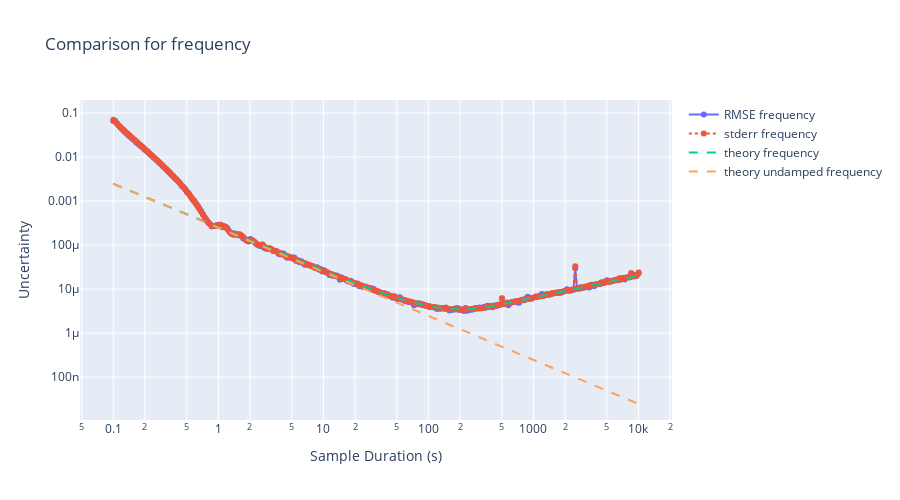
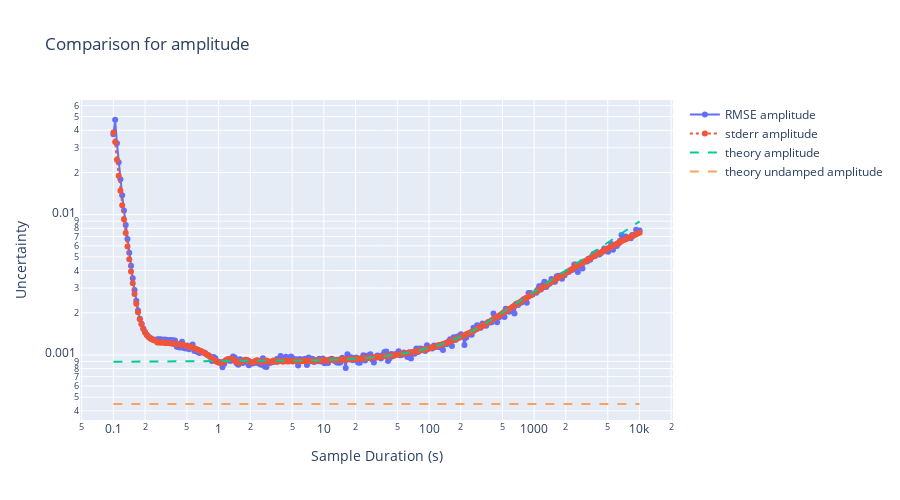
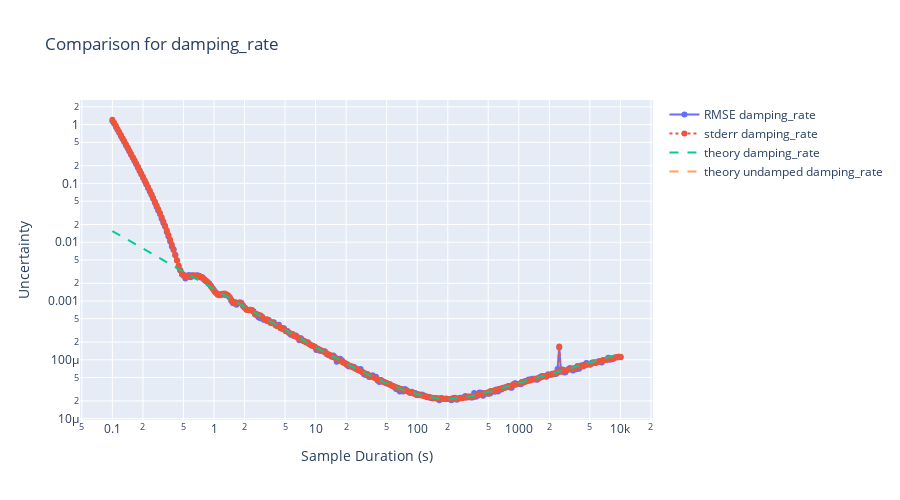
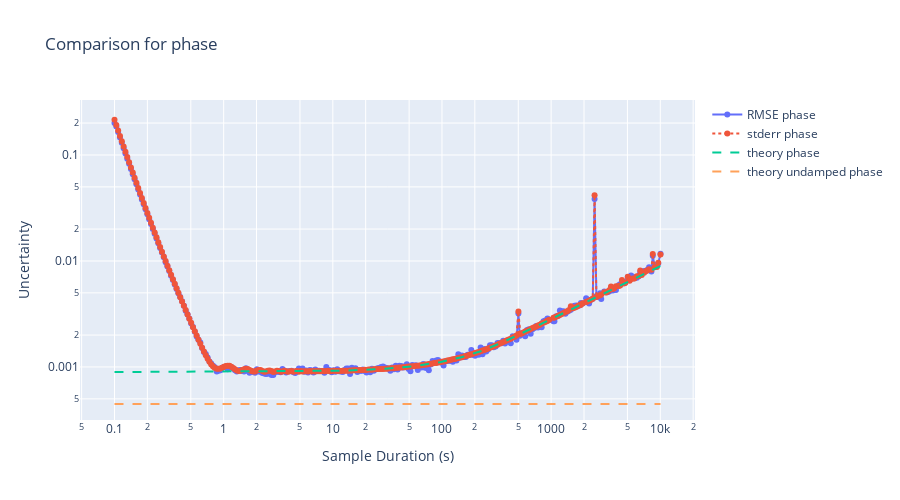

Notebook source saved alongside these figures, in order:
### Code cell
import fit_error_dampened_sine_wave.anal_fit_err as anal_fit_err
import importlib
import dataclasses

importlib.reload(anal_fit_err)

# Generate theoretical predictions
theory_undamped_curves = {
    "amplitude": [],
    "frequency": [],
    "phase": [],
    "damping_rate": [],
}

theory_curves = {"amplitude": [], "frequency": [], "phase": [], "damping_rate": []}

theory_short_time_curves = {
    "amplitude": [],
    "frequency": [],
    "phase": [],
    "damping_rate": [],
}

for this_duration in durations:
    est = anal_fit_err.analy_err_in_fit_damp_sine(
        amplitude=true_params["amplitude"],
        samp_num=num_points,
        samp_time=this_duration,
        sigma_obs=noise_scale,
        damp_rate=true_params["damping_rate"],
    )
    theory_curves["amplitude"].append(est.amplitude)
    theory_curves["frequency"].append(est.frequency)
    theory_curves["phase"].append(est.phase)
    theory_curves["damping_rate"].append(est.damping_rate)

    est = anal_fit_err.analy_err_in_fit_cw_sine(
        amplitude=true_params["amplitude"],
        samp_num=num_points,
        samp_time=this_duration,
        sigma_obs=noise_scale,
    )
    theory_undamped_curves["amplitude"].append(est.amplitude)
    theory_undamped_curves["frequency"].append(est.frequency)
    theory_undamped_curves["phase"].append(est.phase)
    theory_undamped_curves["damping_rate"].append(np.nan)


for key in true_params:
    fig = go.Figure()
    fig.add_trace(
        go.Scatter(
            x=durations, y=rmse_results[key], mode="lines+markers", name=f"RMSE {key}"
        )
    )
    fig.add_trace(
        go.Scatter(
            x=durations,
            y=stderr_results[key],
            mode="lines+markers",
            name=f"stderr {key}",
            line=dict(dash="dot"),
        )
    )
    fig.add_trace(
        go.Scatter(
            x=durations,
            y=theory_curves[key],
            mode="lines",
            name=f"theory {key}",
            line=dict(dash="dash"),
        )
    )

    fig.add_trace(
        go.Scatter(
            x=durations,
            y=theory_short_time_curves[key],
            mode="lines",
            name=f"theory short time {key}",
            line=dict(dash="dashdot"),
        )
    )

    fig.add_trace(
        go.Scatter(
            x=durations,
            y=theory_undamped_curves[key],
            mode="lines",
            name=f"theory undamped {key}",
            line=dict(dash="dash"),
        )
    )

    fig.update_layout(
        title=f"Comparison for {key}",
        xaxis_title="Sample Duration (s)",
        yaxis_title="Uncertainty",
        width=900,
        height=500,
        yaxis_type="log",
        xaxis_type="log",
    )
    fig.show()

### Figure 1 — Plotly figure (JSON) as saved in the notebook; plotly's stock layout.template omitted (floating-point values rounded to 4 significant figures; data arrays with more than 128 entries replaced by an {"elided": "..."} marker saying what was removed)
{"data": [{"mode": "lines+markers", "name": "RMSE frequency", "type": "scatter", "x": {"elided": "300 float values"}, "y": {"elided": "300 float values"}}, {"line": {"dash": "dot"}, "mode": "lines+markers", "name": "stderr frequency", "type": "scatter", "x": {"elided": "300 float values"}, "y": {"elided": "300 float values"}}, {"line": {"dash": "dash"}, "mode": "lines", "name": "theory frequency", "type": "scatter", "x": {"elided": "300 float values"}, "y": {"elided": "300 float values"}}, {"line": {"dash": "dashdot"}, "mode": "lines", "name": "theory short time frequency", "type": "scatter", "x": {"elided": "300 float values"}, "y": []}, {"line": {"dash": "dash"}, "mode": "lines", "name": "theory undamped frequency", "type": "scatter", "x": {"elided": "300 float values"}, "y": {"elided": "300 float values"}}], "layout": {"height": 500, "title": {"text": "Comparison for frequency"}, "width": 900, "xaxis": {"title": {"text": "Sample Duration (s)"}, "type": "log"}, "yaxis": {"title": {"text": "Uncertainty"}, "type": "log"}}}

### Figure 2 — Plotly figure (JSON) as saved in the notebook; plotly's stock layout.template omitted (floating-point values rounded to 4 significant figures; data arrays with more than 128 entries replaced by an {"elided": "..."} marker saying what was removed)
{"data": [{"mode": "lines+markers", "name": "RMSE amplitude", "type": "scatter", "x": {"elided": "300 float values"}, "y": {"elided": "300 float values"}}, {"line": {"dash": "dot"}, "mode": "lines+markers", "name": "stderr amplitude", "type": "scatter", "x": {"elided": "300 float values"}, "y": {"elided": "300 float values"}}, {"line": {"dash": "dash"}, "mode": "lines", "name": "theory amplitude", "type": "scatter", "x": {"elided": "300 float values"}, "y": {"elided": "300 float values"}}, {"line": {"dash": "dashdot"}, "mode": "lines", "name": "theory short time amplitude", "type": "scatter", "x": {"elided": "300 float values"}, "y": []}, {"line": {"dash": "dash"}, "mode": "lines", "name": "theory undamped amplitude", "type": "scatter", "x": {"elided": "300 float values"}, "y": {"elided": "300 float values"}}], "layout": {"height": 500, "title": {"text": "Comparison for amplitude"}, "width": 900, "xaxis": {"title": {"text": "Sample Duration (s)"}, "type": "log"}, "yaxis": {"title": {"text": "Uncertainty"}, "type": "log"}}}

### Figure 3 — Plotly figure (JSON) as saved in the notebook; plotly's stock layout.template omitted (floating-point values rounded to 4 significant figures; data arrays with more than 128 entries replaced by an {"elided": "..."} marker saying what was removed)
{"data": [{"mode": "lines+markers", "name": "RMSE damping_rate", "type": "scatter", "x": {"elided": "300 float values"}, "y": {"elided": "300 float values"}}, {"line": {"dash": "dot"}, "mode": "lines+markers", "name": "stderr damping_rate", "type": "scatter", "x": {"elided": "300 float values"}, "y": {"elided": "300 float values"}}, {"line": {"dash": "dash"}, "mode": "lines", "name": "theory damping_rate", "type": "scatter", "x": {"elided": "300 float values"}, "y": {"elided": "300 float values"}}, {"line": {"dash": "dashdot"}, "mode": "lines", "name": "theory short time damping_rate", "type": "scatter", "x": {"elided": "300 float values"}, "y": []}, {"line": {"dash": "dash"}, "mode": "lines", "name": "theory undamped damping_rate", "type": "scatter", "x": {"elided": "300 float values"}, "y": {"elided": "300 null values"}}], "layout": {"height": 500, "title": {"text": "Comparison for damping_rate"}, "width": 900, "xaxis": {"title": {"text": "Sample Duration (s)"}, "type": "log"}, "yaxis": {"title": {"text": "Uncertainty"}, "type": "log"}}}

### Figure 4 — Plotly figure (JSON) as saved in the notebook; plotly's stock layout.template omitted (floating-point values rounded to 4 significant figures; data arrays with more than 128 entries replaced by an {"elided": "..."} marker saying what was removed)
{"data": [{"mode": "lines+markers", "name": "RMSE phase", "type": "scatter", "x": {"elided": "300 float values"}, "y": {"elided": "300 float values"}}, {"line": {"dash": "dot"}, "mode": "lines+markers", "name": "stderr phase", "type": "scatter", "x": {"elided": "300 float values"}, "y": {"elided": "300 float values"}}, {"line": {"dash": "dash"}, "mode": "lines", "name": "theory phase", "type": "scatter", "x": {"elided": "300 float values"}, "y": {"elided": "300 float values"}}, {"line": {"dash": "dashdot"}, "mode": "lines", "name": "theory short time phase", "type": "scatter", "x": {"elided": "300 float values"}, "y": []}, {"line": {"dash": "dash"}, "mode": "lines", "name": "theory undamped phase", "type": "scatter", "x": {"elided": "300 float values"}, "y": {"elided": "300 float values"}}], "layout": {"height": 500, "title": {"text": "Comparison for phase"}, "width": 900, "xaxis": {"title": {"text": "Sample Duration (s)"}, "type": "log"}, "yaxis": {"title": {"text": "Uncertainty"}, "type": "log"}}}
